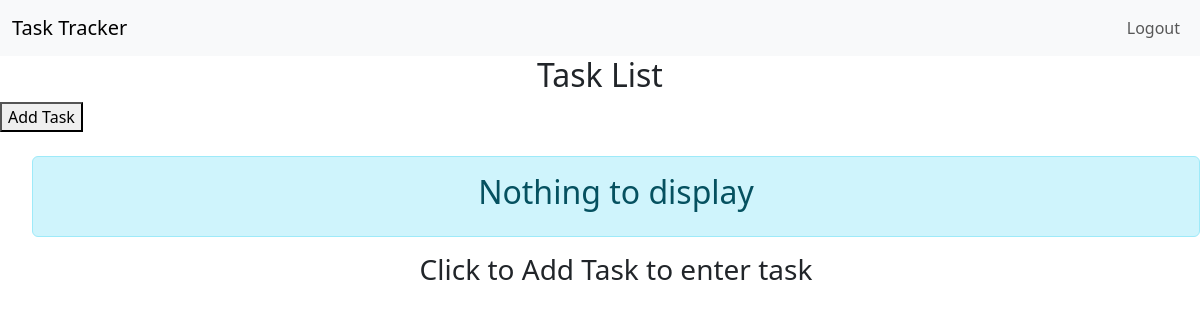
The page /app/ (signed in) on the database as committed earlier.
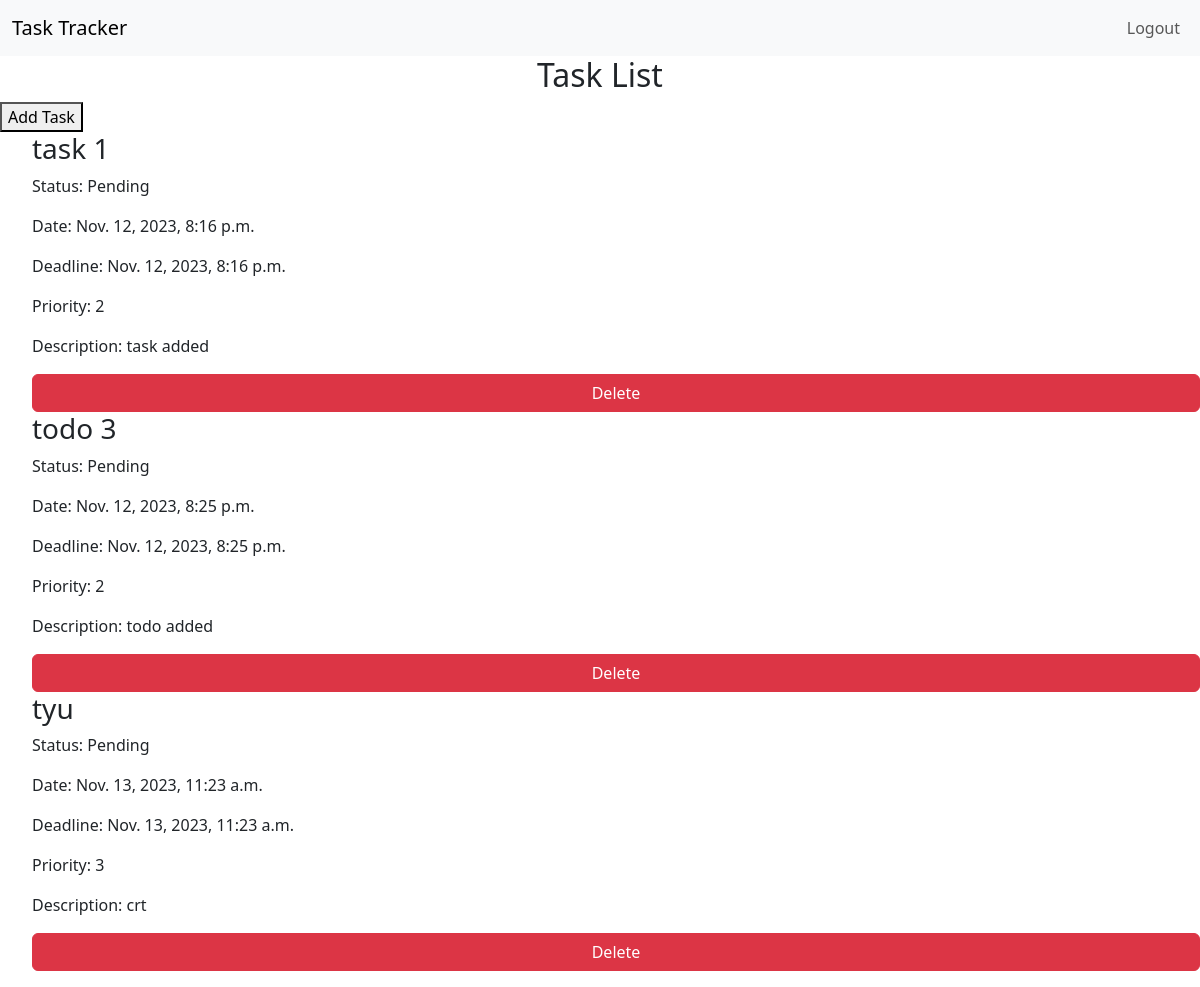
The same page on the database as committed later.
### app/models.py (models this page shows, shortened)
class Task(models.Model):
    STATUS_CHOICES = [
        ('Completed', 'Completed'),
        ('Pending', 'Pending'),
    ]
    PRIORITY_CHOICES = [
        (1, 'Low'),
        (2, 'Medium'),
        (3, 'High'),
    ]
    title = models.CharField(max_length=100)
    status = models.CharField(max_length=9,choices=STATUS_CHOICES, default='Pending')
    date = models.DateTimeField(default=timezone.now)
    deadline = models.DateTimeField(default=timezone.now)
    priority = models.IntegerField(choices=PRIORITY_CHOICES,default=2)
    user = models.ForeignKey(User, on_delete=models.CASCADE)
    description = models.TextField(null=True, blank=True)

### app/views.py (the view)
# urls.py: path('', tasks, name='tasks'),
@login_required(login_url='authentication:login')
def tasks(request):
    if request.user.is_authenticated:
        user = request.user
        tasks = Task.objects.filter(user = user).order_by('date')
        return render(request, 'tasks.html', {'tasks': tasks})

### app/templates/tasks.html
{% extends 'base.html' %}
{% block content %}
  <h2 align="center">Task List</h2>
  <a href="{% url 'app:add_task' %}" class=""><button>Add Task</button></a>
  <ul>
    {% if not tasks %}
    <br>
    <div class="text-center alert alert-info">
      <h2>Nothing to display</h2>
    </div>
    <h3 class="text-center">Click to Add Task to enter task</h3>
    {% else %}
      {% for task in tasks %}
      <li class="list-group">
        <h3>{{ task.title }}</h3>
        <p>Status: {{ task.status }}</p>
        <p>Date: {{ task.date }}</p>
        <p>Deadline: {{ task.deadline }}</p>
        <p>Priority: {{ task.priority }}</p>
        <p>Description: {{ task.description }}</p>
        <a class="btn btn-danger" href='delete-task/{{ task.id }}'>Delete</a>
      </li>
      {% endfor %}
    {% endif %}
  </ul>
{% endblock %}

### app/templates/base.html (shortened to what this page needs)
<!DOCTYPE html>
<html lang="en">
  <head>
    <link href="https://cdn.jsdelivr.net/npm/bootstrap@5.3.2/dist/css/bootstrap.min.css" rel="stylesheet">
  </head>
  <body>
    <nav class="navbar navbar-expand-lg bg-body-tertiary">
      <div class="container-fluid">
        <a class="navbar-brand" href="/">Task Tracker</a>
        <div class="collapse navbar-collapse justify-content-end" id="navbarNavDropdown">
          <ul class="navbar-nav">
            {% if not request.user.is_authenticated %}
            <li class="nav-item">
              <a class="nav-link" href="/signup">Sign Up</a>
            </li>
            <li class="nav-item">
              <a class="nav-link" href="/login">Login</a>
            </li>
            {% else %}
            <li class="nav-item">
              <a class="nav-link" href="/logout">Logout</a>
            </li>
            {% endif %}
          </ul>
        </div>
      </div>
    </nav>
    {% block content %}{% endblock %}
  </body>
</html>

Rows that differ between the two databases and show on the page:
added Task: title "task 1", status "Pending", date "Nov. 12, 2023, 8:16 p.m.", deadline "Nov. 12, 2023, 8:16 p.m.", priority "2", description "task added"
added Task: title "todo 3", status "Pending", date "Nov. 12, 2023, 8:25 p.m.", deadline "Nov. 12, 2023, 8:25 p.m.", priority "2", description "todo added"
added Task: title "tyu", status "Pending", date "Nov. 13, 2023, 11:23 a.m.", deadline "Nov. 13, 2023, 11:23 a.m.", priority "3", description "crt"
Other text that changed with them:
text no longer shown: "Nothing to display Click to Add Task to enter task"
